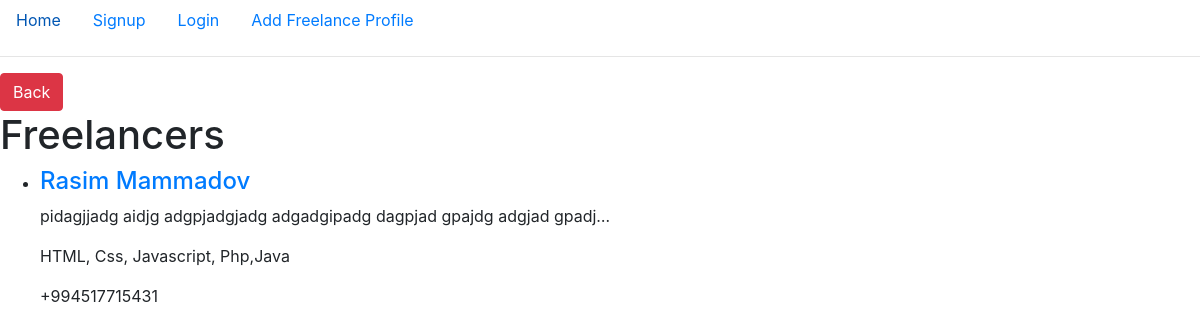
Screenshot of /freelancers/ with the database file from the repository.
### freelancers/models.py (models this page shows, shortened)
class NewFreelancer(models.Model):
    name = models.CharField(max_length=20)
    surname = models.CharField(max_length=20)
    description = models.CharField(max_length=200)
    skills = models.CharField(max_length=50)
    contact = models.CharField(max_length=20)
    user = models.ForeignKey('auth.User',on_delete=models.CASCADE)
    slug = models.SlugField(null=True)

### freelancers/views.py (the view)
# urls.py: url(r'^freelancers/?', views.freelancers, name="freelancers"),
def freelancers(request):
    if request.user.is_authenticated:
        try:
            profile_exist = NewFreelancer.objects.get(user=request.user)
        except NewFreelancer.DoesNotExist:
            profile_exist = False
    else:
        profile_exist = False
    all_freelancers = NewFreelancer.objects.all()
    return render(request, "freelancers/freelancers.html", {"freelancers": all_freelancers, "profile_exist": profile_exist})

### templates/freelancers/freelancers.html (shortened to what this page needs)
{% extends 'base.html' %}
{% block postmethods %}
    <li class="nav-item">
    	{% if profile_exist == False %}
        <a class="nav-link active" href="{% url 'add' %}">Add Freelance Profile</a>
        {% else %}
        <a class="nav-link active" href="{% url 'edit' %}">Edit Freelance Profile</a>
        {% endif %}
    </li>
{% endblock %}
{% block content %}
    <a class="btn btn-danger" href={% url 'intro' %}>Back</a>
    <h1>Freelancers</h1>
    <ul>
    	{% for freelancer in freelancers %}
    	<li>
    		<a href={% url 'detail' freelancer.slug %}><h4>{{freelancer.name }}<span> </span>{{freelancer.surname}}</h4></a>
    		<p>{{freelancer.description |truncatechars:70}}</p>
    		<p>{{freelancer.skills |truncatechars:40}}</p>
    		<p>{{freelancer.contact |truncatechars:40}}</p>
    	</li>
    	{% endfor %}
    </ul>
{% endblock %}

### rows the page displays
NewFreelancer: name "Rasim", surname "Mammadov", description "pidagjjadg aidjg adgpjadgjadg adgadgipadg dagpjad gpajdg adgjad gpadj…", skills "HTML, Css, Javascript, Php,Java", contact "+994517715431"
